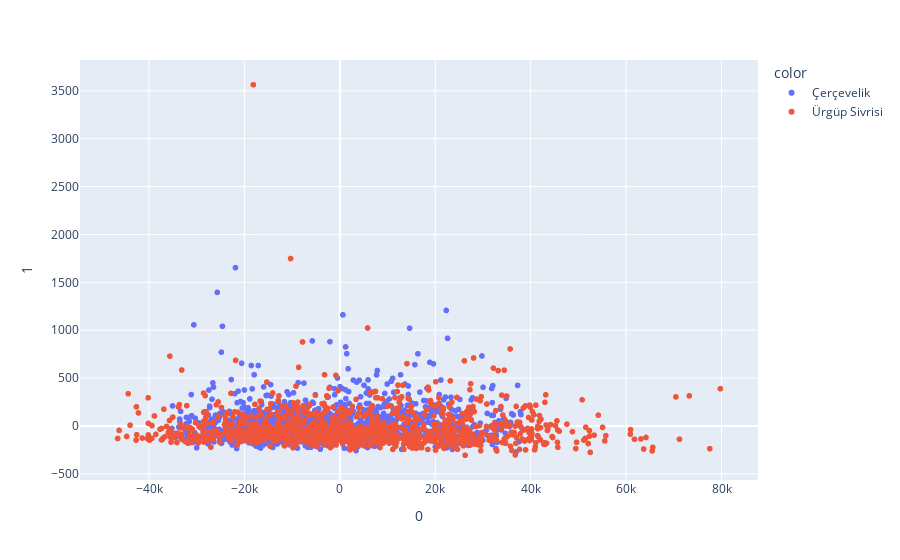

The notebook cell this image was saved under:
### Code cell
import plotly.express as px
fig = px.scatter(x_pca, x=0, y=1, color=y)
fig.show()

### Figure 1 — Plotly figure (JSON) as saved in the notebook; plotly's stock layout.template omitted (floating-point values rounded to 4 significant figures; data arrays with more than 128 entries replaced by an {"elided": "..."} marker saying what was removed)
{"data": [{"hovertemplate": "color=Çerçevelik<br>0=%{x}<br>1=%{y}<extra></extra>", "legendgroup": "Çerçevelik", "marker": {"color": "#636efa", "symbol": "circle"}, "mode": "markers", "name": "Çerçevelik", "showlegend": true, "type": "scattergl", "x": {"elided": "1300 float values"}, "xaxis": "x", "y": {"elided": "1300 float values"}, "yaxis": "y"}, {"hovertemplate": "color=Ürgüp Sivrisi<br>0=%{x}<br>1=%{y}<extra></extra>", "legendgroup": "Ürgüp Sivrisi", "marker": {"color": "#EF553B", "symbol": "circle"}, "mode": "markers", "name": "Ürgüp Sivrisi", "showlegend": true, "type": "scattergl", "x": {"elided": "1200 float values"}, "xaxis": "x", "y": {"elided": "1200 float values"}, "yaxis": "y"}], "layout": {"legend": {"title": {"text": "color"}, "tracegroupgap": 0}, "margin": {"t": 60}, "xaxis": {"anchor": "y", "domain": [0, 1], "title": {"text": "0"}}, "yaxis": {"anchor": "x", "domain": [0, 1], "title": {"text": "1"}}}}
